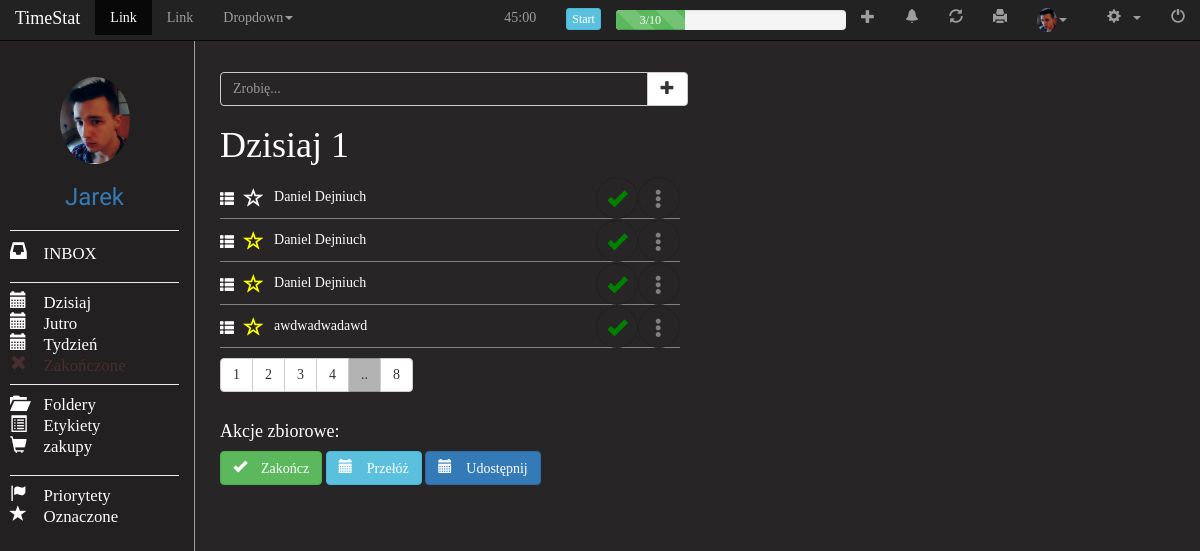
Before: / (signed in) with the older database file.
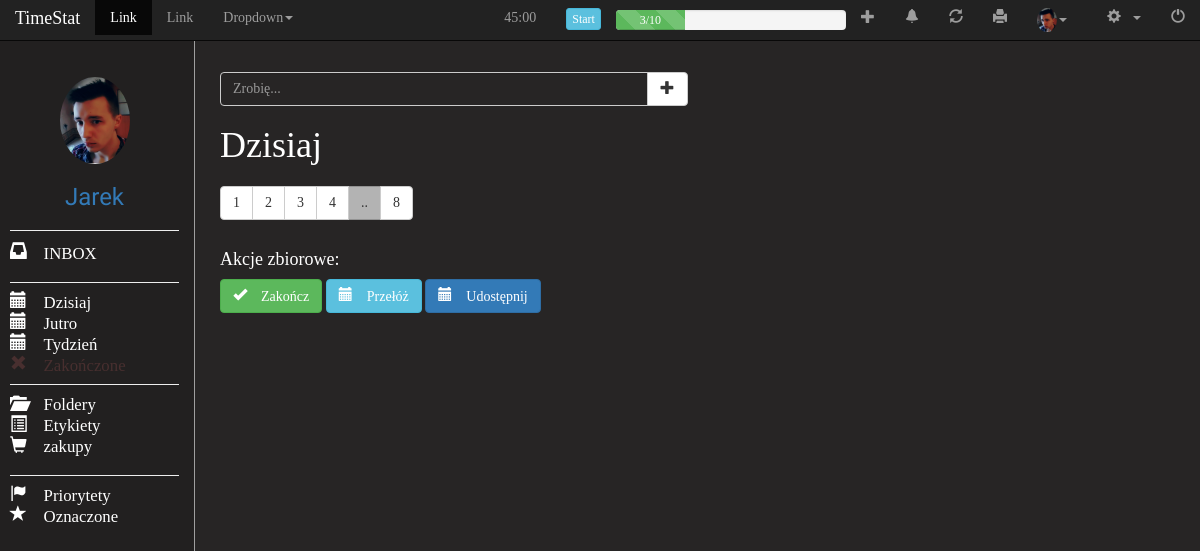
After: the same page with the newer database file.
### tables this page shows
CREATE TABLE `tasks` (
  `id` bigint(20) UNSIGNED NOT NULL,
  `user_id` bigint(20) NOT NULL,
  `value` text NOT NULL,
  `star` int(1) NOT NULL DEFAULT '0',
  `date` date DEFAULT NULL,
  `end` tinyint(1) NOT NULL DEFAULT '0'
);

### app/include/tasks.php (called while the page is built, shortened)
<?php
class tasks
{
    public function ShowTask($identy, $connect)
    {
        if($sql = @$connect->query(
            sprintf("SELECT * FROM tasks WHERE user_id='%s'",
            mysqli_real_escape_string($connect,$identy))))
        {
            $How = $sql->num_rows;
            $this->num_rows = $How;
            if($How>0)
			{
                $i = 0;
                foreach($sql as $value)
                    {
                        $sql_tab[$i]['id'] = $value['id'];
                        $sql_tab[$i]['value'] = $value['value'];
                        $sql_tab[$i]['star'] = $value['star'];
                        $sql_tab[$i]['date'] = $value['date'];
                        $sql_tab[$i]['end'] = $value['end'];
                        $i++;
                    }
                return $sql_tab;
			} else {
                return false;
			}
        } else {
            return false;
        }
    }
}

### app/view/home.php (the view, shortened to what this page needs)
<div class="home col-md-10 right">
   <?php
   $task_List = $tasks->ShowTask($user->id, $connect);
   ?>
 <div class="row">
   <div class="col-lg-12" style="min-height:100%;">
             <div class="col-lg-6">
               <div class="input-group">
                 <input type="text" id="Add_Task" class="form-control" placeholder="Zrobię...">
                 <span class="input-group-btn">
                   <button class="Add_Task_Button btn btn-default" type="button"><span class="glyphicon glyphicon-plus"></span></button>
                 </span>
   </div>
               <h1>Dzisiaj <?php echo (bool) $task_List[1]['star']; ?></h1>
               <table id="Task_List">
                  <?php
                   for($i = $tasks->num_rows; $i>0; $i-- ) {
                       if(!$task_List[$i-1]['end'])
                       {
                           $star = ($task_List[$i-1]['star']) ? "yellow" : "";
                               echo '<tr id="'.$task_List[$i-1]["id"].'">';
                               echo '<td class="glyphicon glyphicon-th-list"></td>';
                               echo '<td class="SetStar '.$task_List[$i-1]["id"].' glyphicon glyphicon glyphicon-star-empty '.$star.'" name="'.$task_List[$i-1]["id"].'"></td>
                                   <td class="value" data-toggle="modal" name="'.$task_List[$i-1]["id"].'" data-target=".value_edit">';
                                   echo $task_List[$i-1]['value'];
                               echo '</td>
                                   <td class="Deactivate_Task '.$task_List[$i-1]["id"].' glyphicon glyphicon-ok" name="'.$task_List[$i-1]["id"].'"></td>
                                   <td data-toolbar="user-options" class="'.$task_List[$i-1]["id"].' glyphicon glyphicon-option-vertical"></td>
                               </tr>';
                       }
                   }
                 ?>
               </table>
               <div class="btn-group" style="margin-top: 10px;" role="group" aria-label="...">
                 <button type="button" class="btn btn-default">1</button>
                 <button type="button" class="btn btn-default">2</button>
                 <button type="button" class="btn btn-default">3</button>
                 <button type="button" class="btn btn-default">4</button>
                 <button type="button" class="btn btn-default" disabled="disabled">..</button>
                 <button type="button" class="btn btn-default">8</button>
               </div>
               <br />
               <br />
               <h4>Akcje zbiorowe:</h1>
                   <button type="button" class="btn btn-success" aria-label="Left Align">
                     <span class="glyphicon glyphicon-ok" aria-hidden="true"> Zakończ</span>
                   </button>
                   <button type="button" class="btn btn-info" aria-label="Left Align">
                     <span class="glyphicon glyphicon-calendar" aria-hidden="true"> Przełóż</span>
                   </button>
                   <button type="button" class="btn btn-primary" aria-label="Left Align">
                     <span class="glyphicon glyphicon-calendar" aria-hidden="true"> Udostępnij</span>
                   </button>
             </div>
    </div>
    </div>

### index.php (shortened to what this page needs)
<?php
$view = isset($_GET['view']) ? $_GET['view'] : 'home';
$dir = __DIR__.'/app/view/';
$dir2 = __DIR__.'/app/outside/';
require_once __DIR__.'/app/include/db.php';
require_once __DIR__.'/app/include/tasks.php';
if(isset($_SESSION['logged']))
{
$tasks = new tasks();
$user = new user();
$user->id = $_SESSION['id'];
$user->login = $_SESSION['login'];
require_once $dir.'head.php';
require_once $dir.'top-menu.php';
require_once $dir.'left-menu.php';
} else {
require_once $dir2.'head.php';
require_once $dir2.'top-menu.php';
}
if (file_exists($dir.$view.'.php'))
{
    if(isset($_SESSION['logged']))
    {
        require_once $dir.$view.'.php';
    } else {
        header('Location: login');
    }
} else if(file_exists($dir2.$view.'.php')){
    require_once $dir2.$view.'.php';
} else {
    header('Location: 404');
}
require_once __DIR__.'/app/view/foot.php';
?>

### app/view/head.php (shortened to what this page needs)
<!DOCTYPE html>
<html lang="pl">
  <head>
    <link href="app/css/bootstrap.min.css" rel="stylesheet">
    <link href="app/css/style.css" rel="stylesheet">
	<link rel="stylesheet" href="app/css/themes/alertify.core.css" />
	<link rel="stylesheet" href="app/css/themes/alertify.default.css" id="toggleCSS" />
    <link href="app/include/toolbar/jquery.toolbar.css" rel="stylesheet">
  </head>
  <body>
    <div class="container-fluid">
	<div class="row">
		<div class="col-md-12">
	  </div>
        </div>
        <div class="row">
		<div class="col-md-12">
			<div class="row">

### app/view/top-menu.php (shortened to what this page needs)
		<nav class="navbar navbar-default navbar-inverse navbar-fixed-top" role="navigation">
			<div class="navbar-header">
				 <a class="navbar-brand" href="#">TimeStat</a>
			</div>
			<div class="collapse navbar-collapse" id="bs-example-navbar-collapse-1">
				<ul class="nav navbar-nav">
					<li class="active">
						<a href="#">Link</a>
					</li>
					<li>
						<a href="#">Link</a>
					</li>
					<li class="dropdown">
						 <a class="dropdown-toggle" href="#" data-toggle="dropdown">Dropdown<strong class="caret"></strong></a>
					</li>
				</ul>
				<ul class="nav navbar-nav navbar-right">
				    <li>
				        <a href="#" alt="TimeLine">45:00</a>
				    </li>
				    <li>
				        <a href="#" alt="TimeLine"><button class="btn btn-info btn-xs">Start</button></a>
				    </li>
					<li>
                    <div class="progress" style="width: 230px; margin: auto; margin-top: 10px; ">
                     <div class="progress-bar progress-bar-success progress-bar-striped" role="progressbar" aria-valuenow="60" aria-valuemin="0" aria-valuemax="100" style="width: 30%;">
                       3/10
                     </div>
                   </div>
					</li>
					<li>
						<a href="#" alt="Dodaj"><span class="glyphicon glyphicon-plus"></span></a>
					</li>
					<li>
						<a href="#" alt="Powiadomienia"><span class="glyphicon glyphicon-bell"></span></a>
					</li>
					<li>
						<a href="javascript:location.reload()" alt="Synchronizuj"><span class="glyphicon glyphicon-refresh"></span></a>
					</li>
					<li>
						<a href="#" alt="Synchronizuj"><span class="glyphicon glyphicon-print"></span></a>
					</li>
			        <li class="dropdown">
						 <a class="dropdown-toggle" href="#" data-toggle="dropdown"><img src="img/profile.jpg" style="width: 20px; border-radius: 100%;"><strong class="caret"></strong></a>
					</li>
					<li class="dropdown">
						 <a class="dropdown-toggle" href="#" data-toggle="dropdown"><span class="glyphicon glyphicon-cog" ></span><strong class="caret"></strong></a>
					</li>
					<li>
						<a href="logout/" alt="../../logout.php" style="padding-right: 20px;" ><span class="glyphicon glyphicon-off"></span></a>
					</li>
				</ul>
			</div>
		</nav>
	</div>
</div>
<div class="row">
	<div class="col-md-12">
		<div class="row">

### app/view/left-menu.php
<div class="col-md-2 left">
                <a class="dropdown-toggle" href="#" data-toggle="dropdown"><img src="img/profile.jpg" style="width: 70px; border-radius: 100%;"><h3> <?php echo $user->login ?></h3></a>
                <hr>
                <div class="left_menu_link"><span class="glyphicon glyphicon-inbox"> INBOX</span></div><br />
                <div class="left_menu_link"><hr></div>
                <div class="left_menu_link"><span class="glyphicon glyphicon-calendar"> Dzisiaj</span></div><br />
                <div class="left_menu_link"><span class="glyphicon glyphicon-calendar"> Jutro</span></div><br />
                <div class="left_menu_link"><span class="glyphicon glyphicon-calendar"> Tydzień</span></div><br />
                <div class="left_menu_link"><span class="glyphicon glyphicon-remove" style="color: #482f2f;"> Zakończone</span></div>
                <div class="left_menu_link"><hr></div>
                <div class="left_menu_link"><span class="glyphicon glyphicon-folder"><span class="glyphicon glyphicon-folder-open"></span> Foldery</span></div><br />
                <div class="left_menu_link"><span class="glyphicon glyphicon-folder"><span class="glyphicon glyphicon-list-alt"></span> Etykiety</span></div><br />
                <div class="left_menu_link"><span class="glyphicon glyphicon-folder"><span class="glyphicon glyphicon-shopping-cart"></span> zakupy</span></div><br />
                <div class="left_menu_link"><hr></div>
                <div class="left_menu_link"><span class="glyphicon glyphicon-flag"> Priorytety</span></div><br />
                <div class="left_menu_link"><span class="glyphicon glyphicon-star" > Oznaczone </span> </div><br />
</div>

### app/view/foot.php
			</div>
		</div>
	</div>
</div>
  </body>
</html>

Changed rows visible on the page:
removed tasks: star "1"
removed tasks: star 0 (drawn), value "Daniel Dejniuch"
removed tasks: star 1 (drawn), value "Daniel Dejniuch"
removed tasks: star 1 (drawn), value "Daniel Dejniuch"
removed tasks: star 1 (drawn), value "awdwadwadawd"
